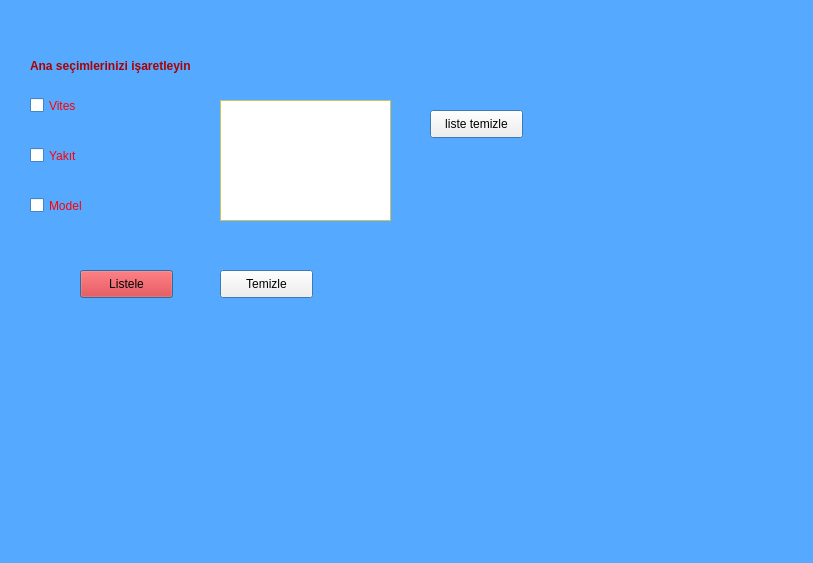
<?xml version="1.0" encoding="UTF-8"?>
<ui version="4.0">
 <class>Dialog</class>
 <widget class="QDialog" name="Dialog">
  <property name="geometry">
   <rect>
    <x>0</x>
    <y>0</y>
    <width>813</width>
    <height>563</height>
   </rect>
  </property>
  <property name="palette">
   <palette>
    <active>
     <colorrole role="Base">
      <brush brushstyle="SolidPattern">
       <color alpha="255">
        <red>255</red>
        <green>255</green>
        <blue>255</blue>
       </color>
      </brush>
     </colorrole>
     <colorrole role="Window">
      <brush brushstyle="SolidPattern">
       <color alpha="255">
        <red>85</red>
        <green>170</green>
        <blue>255</blue>
       </color>
      </brush>
     </colorrole>
     <colorrole role="Shadow">
      <brush brushstyle="SolidPattern">
       <color alpha="255">
        <red>85</red>
        <green>170</green>
        <blue>255</blue>
       </color>
      </brush>
     </colorrole>
    </active>
    <inactive>
     <colorrole role="Base">
      <brush brushstyle="SolidPattern">
       <color alpha="255">
        <red>255</red>
        <green>255</green>
        <blue>255</blue>
       </color>
      </brush>
     </colorrole>
     <colorrole role="Window">
      <brush brushstyle="SolidPattern">
       <color alpha="255">
        <red>85</red>
        <green>170</green>
        <blue>255</blue>
       </color>
      </brush>
     </colorrole>
     <colorrole role="Shadow">
      <brush brushstyle="SolidPattern">
       <color alpha="255">
        <red>85</red>
        <green>170</green>
        <blue>255</blue>
       </color>
      </brush>
     </colorrole>
    </inactive>
    <disabled>
     <colorrole role="Base">
      <brush brushstyle="SolidPattern">
       <color alpha="255">
        <red>85</red>
        <green>170</green>
        <blue>255</blue>
       </color>
      </brush>
     </colorrole>
     <colorrole role="Window">
      <brush brushstyle="SolidPattern">
       <color alpha="255">
        <red>85</red>
        <green>170</green>
        <blue>255</blue>
       </color>
      </brush>
     </colorrole>
     <colorrole role="Shadow">
      <brush brushstyle="SolidPattern">
       <color alpha="255">
        <red>85</red>
        <green>170</green>
        <blue>255</blue>
       </color>
      </brush>
     </colorrole>
    </disabled>
   </palette>
  </property>
  <property name="windowTitle">
   <string>Dialog</string>
  </property>
  <widget class="QCheckBox" name="checkBox">
   <property name="geometry">
    <rect>
     <x>30</x>
     <y>90</y>
     <width>81</width>
     <height>31</height>
    </rect>
   </property>
   <property name="palette">
    <palette>
     <active>
      <colorrole role="WindowText">
       <brush brushstyle="SolidPattern">
        <color alpha="255">
         <red>255</red>
         <green>0</green>
         <blue>0</blue>
        </color>
       </brush>
      </colorrole>
     </active>
     <inactive>
      <colorrole role="WindowText">
       <brush brushstyle="SolidPattern">
        <color alpha="255">
         <red>255</red>
         <green>0</green>
         <blue>0</blue>
        </color>
       </brush>
      </colorrole>
     </inactive>
     <disabled>
      <colorrole role="WindowText">
       <brush brushstyle="SolidPattern">
        <color alpha="255">
         <red>120</red>
         <green>120</green>
         <blue>120</blue>
        </color>
       </brush>
      </colorrole>
     </disabled>
    </palette>
   </property>
   <property name="text">
    <string>Vites</string>
   </property>
  </widget>
  <widget class="QCheckBox" name="checkBox_2">
   <property name="geometry">
    <rect>
     <x>30</x>
     <y>140</y>
     <width>81</width>
     <height>31</height>
    </rect>
   </property>
   <property name="palette">
    <palette>
     <active>
      <colorrole role="WindowText">
       <brush brushstyle="SolidPattern">
        <color alpha="255">
         <red>255</red>
         <green>0</green>
         <blue>0</blue>
        </color>
       </brush>
      </colorrole>
     </active>
     <inactive>
      <colorrole role="WindowText">
       <brush brushstyle="SolidPattern">
        <color alpha="255">
         <red>255</red>
         <green>0</green>
         <blue>0</blue>
        </color>
       </brush>
      </colorrole>
     </inactive>
     <disabled>
      <colorrole role="WindowText">
       <brush brushstyle="SolidPattern">
        <color alpha="255">
         <red>120</red>
         <green>120</green>
         <blue>120</blue>
        </color>
       </brush>
      </colorrole>
     </disabled>
    </palette>
   </property>
   <property name="text">
    <string>Yakıt</string>
   </property>
  </widget>
  <widget class="QCheckBox" name="checkBox_3">
   <property name="geometry">
    <rect>
     <x>30</x>
     <y>190</y>
     <width>81</width>
     <height>31</height>
    </rect>
   </property>
   <property name="palette">
    <palette>
     <active>
      <colorrole role="WindowText">
       <brush brushstyle="SolidPattern">
        <color alpha="255">
         <red>255</red>
         <green>0</green>
         <blue>0</blue>
        </color>
       </brush>
      </colorrole>
     </active>
     <inactive>
      <colorrole role="WindowText">
       <brush brushstyle="SolidPattern">
        <color alpha="255">
         <red>255</red>
         <green>0</green>
         <blue>0</blue>
        </color>
       </brush>
      </colorrole>
     </inactive>
     <disabled>
      <colorrole role="WindowText">
       <brush brushstyle="SolidPattern">
        <color alpha="255">
         <red>120</red>
         <green>120</green>
         <blue>120</blue>
        </color>
       </brush>
      </colorrole>
     </disabled>
    </palette>
   </property>
   <property name="text">
    <string>Model</string>
   </property>
  </widget>
  <widget class="QLabel" name="label">
   <property name="geometry">
    <rect>
     <x>30</x>
     <y>50</y>
     <width>191</width>
     <height>31</height>
    </rect>
   </property>
   <property name="palette">
    <palette>
     <active>
      <colorrole role="WindowText">
       <brush brushstyle="SolidPattern">
        <color alpha="255">
         <red>170</red>
         <green>0</green>
         <blue>0</blue>
        </color>
       </brush>
      </colorrole>
      <colorrole role="Button">
       <brush brushstyle="SolidPattern">
        <color alpha="255">
         <red>0</red>
         <green>85</green>
         <blue>127</blue>
        </color>
       </brush>
      </colorrole>
      <colorrole role="Highlight">
       <brush brushstyle="SolidPattern">
        <color alpha="255">
         <red>85</red>
         <green>170</green>
         <blue>255</blue>
        </color>
       </brush>
      </colorrole>
     </active>
     <inactive>
      <colorrole role="WindowText">
       <brush brushstyle="SolidPattern">
        <color alpha="255">
         <red>170</red>
         <green>0</green>
         <blue>0</blue>
        </color>
       </brush>
      </colorrole>
      <colorrole role="Button">
       <brush brushstyle="SolidPattern">
        <color alpha="255">
         <red>0</red>
         <green>85</green>
         <blue>127</blue>
        </color>
       </brush>
      </colorrole>
      <colorrole role="Highlight">
       <brush brushstyle="SolidPattern">
        <color alpha="255">
         <red>85</red>
         <green>170</green>
         <blue>255</blue>
        </color>
       </brush>
      </colorrole>
     </inactive>
     <disabled>
      <colorrole role="WindowText">
       <brush brushstyle="SolidPattern">
        <color alpha="255">
         <red>120</red>
         <green>120</green>
         <blue>120</blue>
        </color>
       </brush>
      </colorrole>
      <colorrole role="Button">
       <brush brushstyle="SolidPattern">
        <color alpha="255">
         <red>0</red>
         <green>85</green>
         <blue>127</blue>
        </color>
       </brush>
      </colorrole>
      <colorrole role="Highlight">
       <brush brushstyle="SolidPattern">
        <color alpha="255">
         <red>0</red>
         <green>120</green>
         <blue>215</blue>
        </color>
       </brush>
      </colorrole>
     </disabled>
    </palette>
   </property>
   <property name="font">
    <font>
     <weight>75</weight>
     <bold>true</bold>
    </font>
   </property>
   <property name="cursor">
    <cursorShape>ArrowCursor</cursorShape>
   </property>
   <property name="text">
    <string>Ana seçimlerinizi işaretleyin</string>
   </property>
  </widget>
  <widget class="QPushButton" name="btnListele">
   <property name="geometry">
    <rect>
     <x>80</x>
     <y>270</y>
     <width>93</width>
     <height>28</height>
    </rect>
   </property>
   <property name="palette">
    <palette>
     <active>
      <colorrole role="WindowText">
       <brush brushstyle="SolidPattern">
        <color alpha="255">
         <red>255</red>
         <green>0</green>
         <blue>0</blue>
        </color>
       </brush>
      </colorrole>
      <colorrole role="Button">
       <brush brushstyle="SolidPattern">
        <color alpha="255">
         <red>255</red>
         <green>0</green>
         <blue>0</blue>
        </color>
       </brush>
      </colorrole>
     </active>
     <inactive>
      <colorrole role="WindowText">
       <brush brushstyle="SolidPattern">
        <color alpha="255">
         <red>255</red>
         <green>0</green>
         <blue>0</blue>
        </color>
       </brush>
      </colorrole>
      <colorrole role="Button">
       <brush brushstyle="SolidPattern">
        <color alpha="255">
         <red>255</red>
         <green>0</green>
         <blue>0</blue>
        </color>
       </brush>
      </colorrole>
     </inactive>
     <disabled>
      <colorrole role="WindowText">
       <brush brushstyle="SolidPattern">
        <color alpha="255">
         <red>120</red>
         <green>120</green>
         <blue>120</blue>
        </color>
       </brush>
      </colorrole>
      <colorrole role="Button">
       <brush brushstyle="SolidPattern">
        <color alpha="255">
         <red>255</red>
         <green>0</green>
         <blue>0</blue>
        </color>
       </brush>
      </colorrole>
     </disabled>
    </palette>
   </property>
   <property name="text">
    <string>Listele</string>
   </property>
  </widget>
  <widget class="QPushButton" name="btnTemizle">
   <property name="geometry">
    <rect>
     <x>220</x>
     <y>270</y>
     <width>93</width>
     <height>28</height>
    </rect>
   </property>
   <property name="text">
    <string>Temizle</string>
   </property>
  </widget>
  <widget class="QPlainTextEdit" name="plainTextEdit">
   <property name="geometry">
    <rect>
     <x>220</x>
     <y>100</y>
     <width>171</width>
     <height>121</height>
    </rect>
   </property>
   <property name="palette">
    <palette>
     <active>
      <colorrole role="WindowText">
       <brush brushstyle="SolidPattern">
        <color alpha="255">
         <red>255</red>
         <green>255</green>
         <blue>127</blue>
        </color>
       </brush>
      </colorrole>
      <colorrole role="Base">
       <brush brushstyle="SolidPattern">
        <color alpha="255">
         <red>255</red>
         <green>255</green>
         <blue>255</blue>
        </color>
       </brush>
      </colorrole>
      <colorrole role="Window">
       <brush brushstyle="SolidPattern">
        <color alpha="255">
         <red>255</red>
         <green>255</green>
         <blue>127</blue>
        </color>
       </brush>
      </colorrole>
     </active>
     <inactive>
      <colorrole role="WindowText">
       <brush brushstyle="SolidPattern">
        <color alpha="255">
         <red>255</red>
         <green>255</green>
         <blue>127</blue>
        </color>
       </brush>
      </colorrole>
      <colorrole role="Base">
       <brush brushstyle="SolidPattern">
        <color alpha="255">
         <red>255</red>
         <green>255</green>
         <blue>255</blue>
        </color>
       </brush>
      </colorrole>
      <colorrole role="Window">
       <brush brushstyle="SolidPattern">
        <color alpha="255">
         <red>255</red>
         <green>255</green>
         <blue>127</blue>
        </color>
       </brush>
      </colorrole>
     </inactive>
     <disabled>
      <colorrole role="WindowText">
       <brush brushstyle="SolidPattern">
        <color alpha="255">
         <red>120</red>
         <green>120</green>
         <blue>120</blue>
        </color>
       </brush>
      </colorrole>
      <colorrole role="Base">
       <brush brushstyle="SolidPattern">
        <color alpha="255">
         <red>255</red>
         <green>255</green>
         <blue>127</blue>
        </color>
       </brush>
      </colorrole>
      <colorrole role="Window">
       <brush brushstyle="SolidPattern">
        <color alpha="255">
         <red>255</red>
         <green>255</green>
         <blue>127</blue>
        </color>
       </brush>
      </colorrole>
     </disabled>
    </palette>
   </property>
  </widget>
  <widget class="QPushButton" name="pushButton">
   <property name="geometry">
    <rect>
     <x>430</x>
     <y>110</y>
     <width>93</width>
     <height>28</height>
    </rect>
   </property>
   <property name="text">
    <string>liste temizle</string>
   </property>
  </widget>
 </widget>
 <resources/>
 <connections>
  <connection>
   <sender>pushButton</sender>
   <signal>clicked()</signal>
   <receiver>plainTextEdit</receiver>
   <slot>clear()</slot>
   <hints>
    <hint type="sourcelabel">
     <x>477</x>
     <y>129</y>
    </hint>
    <hint type="destinationlabel">
     <x>388</x>
     <y>149</y>
    </hint>
   </hints>
  </connection>
 </connections>
</ui>
